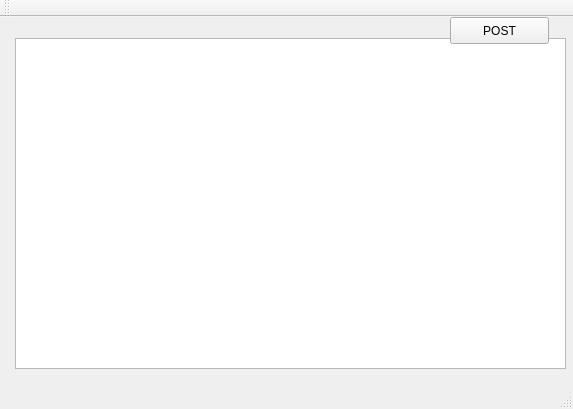
<?xml version="1.0" encoding="UTF-8"?>
<ui version="4.0">
 <class>MainWindow</class>
 <widget class="QMainWindow" name="MainWindow">
  <property name="geometry">
   <rect>
    <x>0</x>
    <y>0</y>
    <width>573</width>
    <height>409</height>
   </rect>
  </property>
  <property name="windowTitle">
   <string>MainWindow</string>
  </property>
  <widget class="QWidget" name="centralWidget">
   <widget class="QTextBrowser" name="textBrowser">
    <property name="geometry">
     <rect>
      <x>15</x>
      <y>21</y>
      <width>551</width>
      <height>331</height>
     </rect>
    </property>
   </widget>
   <widget class="QPushButton" name="pushButton">
    <property name="geometry">
     <rect>
      <x>450</x>
      <y>0</y>
      <width>99</width>
      <height>27</height>
     </rect>
    </property>
    <property name="text">
     <string>POST</string>
    </property>
   </widget>
  </widget>
  <widget class="QMenuBar" name="menuBar">
   <property name="geometry">
    <rect>
     <x>0</x>
     <y>0</y>
     <width>573</width>
     <height>25</height>
    </rect>
   </property>
  </widget>
  <widget class="QToolBar" name="mainToolBar">
   <attribute name="toolBarArea">
    <enum>TopToolBarArea</enum>
   </attribute>
   <attribute name="toolBarBreak">
    <bool>false</bool>
   </attribute>
  </widget>
  <widget class="QStatusBar" name="statusBar"/>
 </widget>
 <layoutdefault spacing="6" margin="11"/>
 <resources/>
 <connections/>
</ui>
